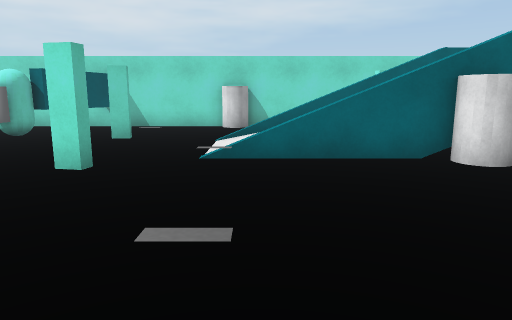
view 1 (above)

24 first-person views from a walk through a Unity game level. The camera is 1.2 m above the floor, tilts 10° down and sees 70° across. The floor is counted in squares, 1 m on a side. Each view is taken from the middle of a square. On the plan, view 1 faces up. The plan holds only what a view shows up to about 15 squares ahead; the rest is blank. The place goes on beyond the plan. Some surface patterns are stand-ins.

view 2
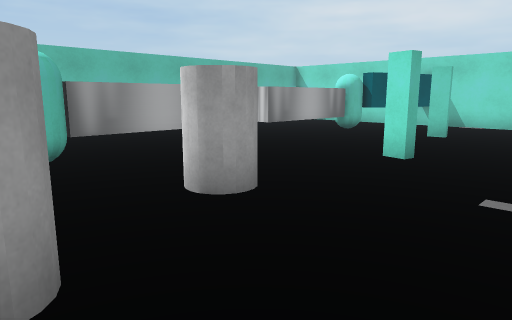

view 3
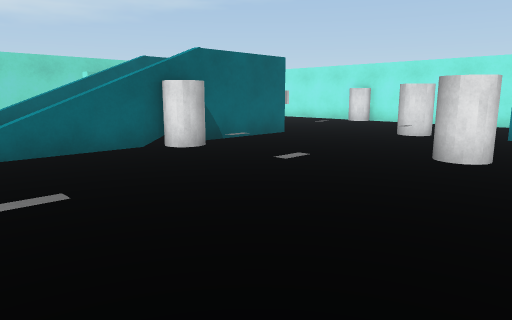

view 4
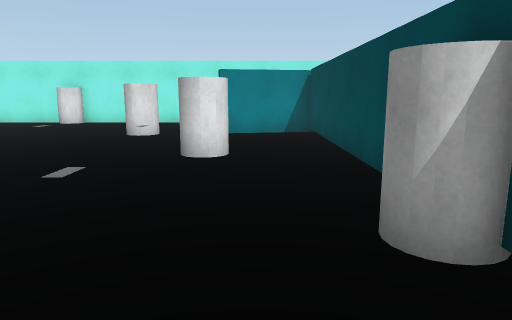

view 5
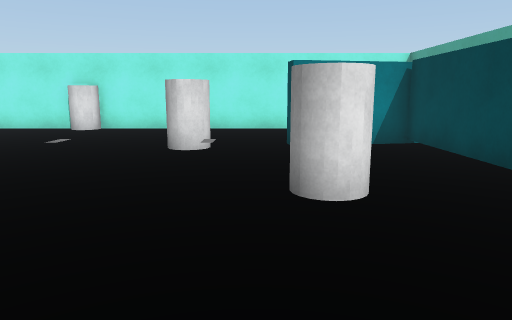

view 6
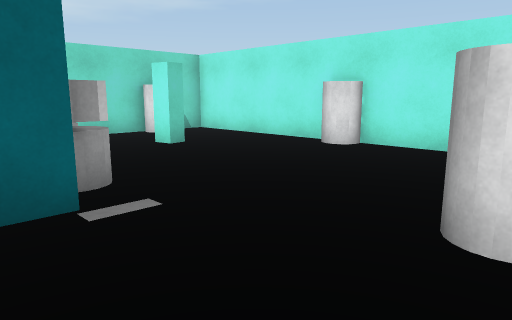

view 7
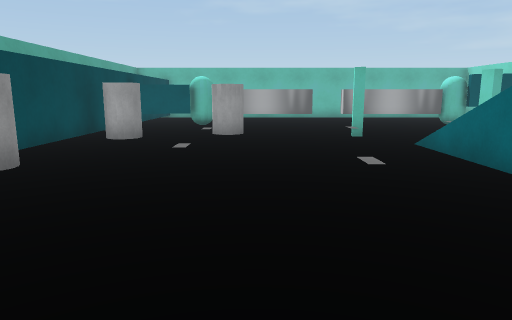

view 8
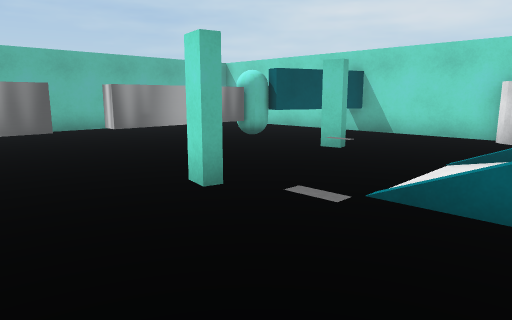

view 9
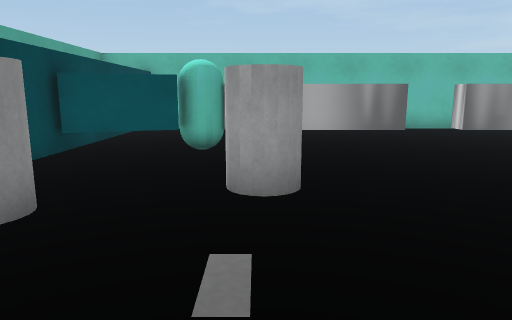

view 10
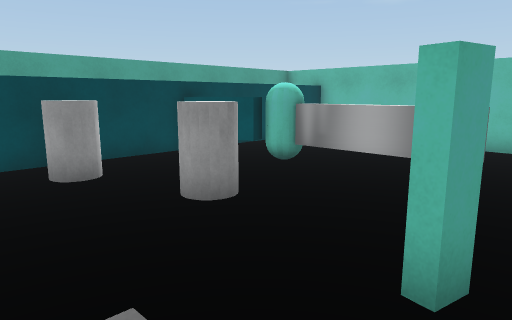

view 11
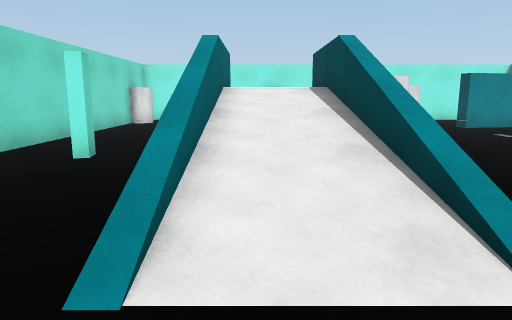

view 12
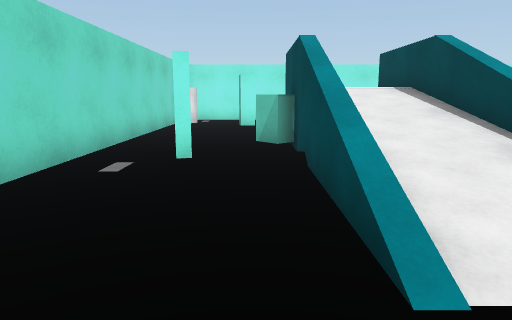

view 13
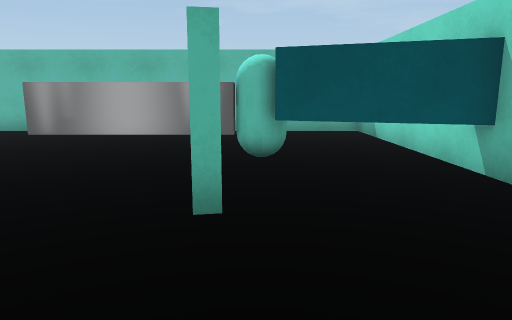

view 14
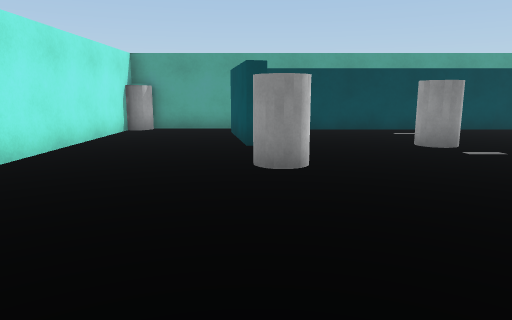

view 15
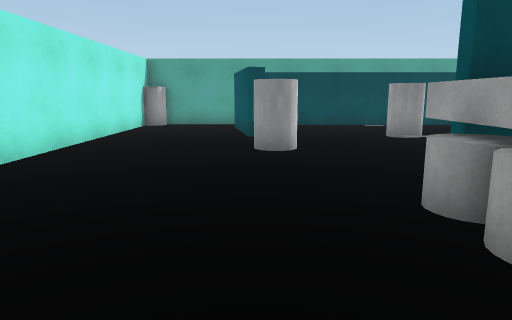

view 16
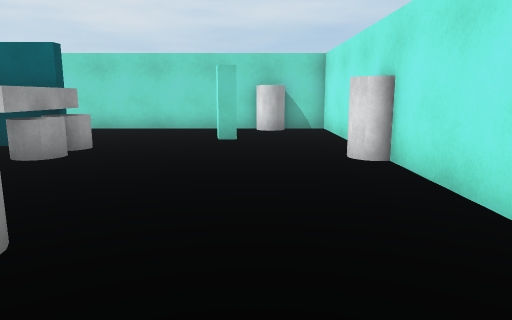

view 17
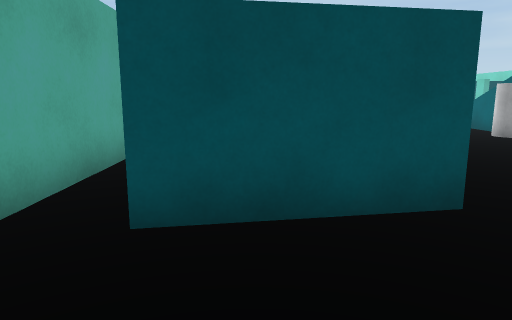

view 18
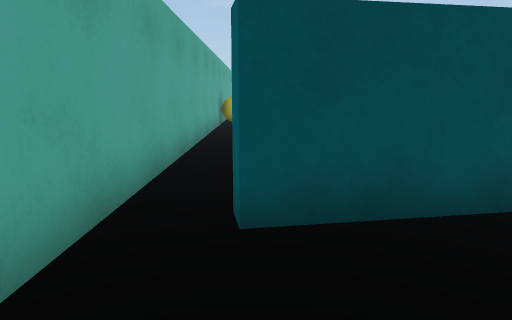

view 19
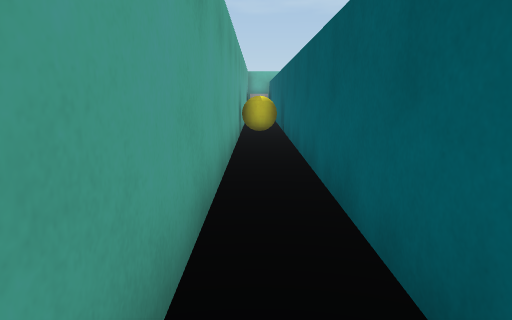

view 20
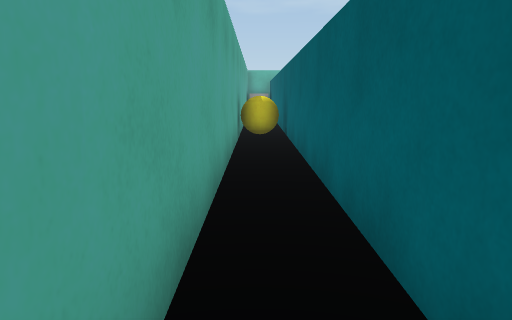

view 21
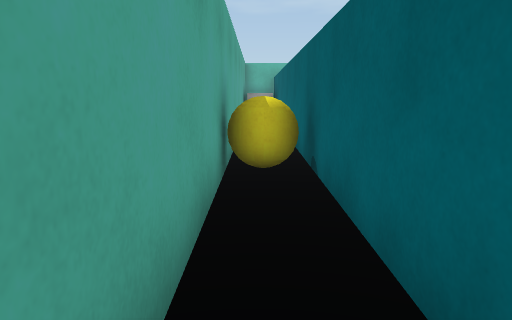

view 22
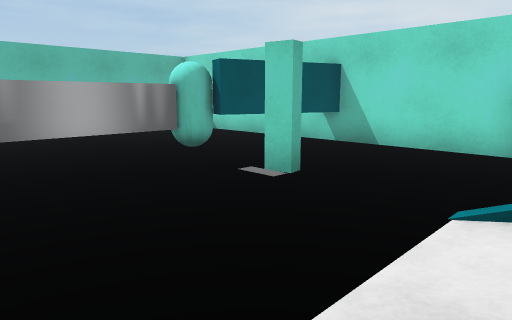

view 23
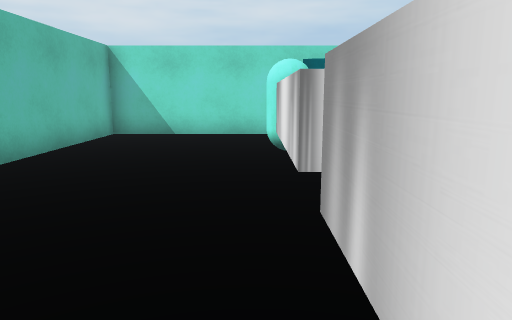

view 24
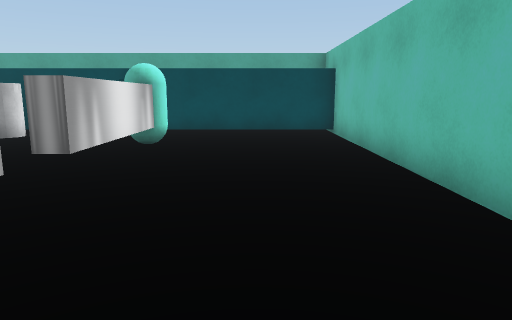

### Floor plan
Key: @ floor where view 1 was taken; # wall or solid block; x gap in a wall; . main floor; : floor 1.25 m higher than the main floor; / step, stairs or slope; = window, fence, low wall or low ledge; ^ raised ledge; T thing the floor can be seen under or through; C cylinder; A capsule; B block; Y yellow ball.
Columns run from 13 left of view 1 to 16 right of it. Each row starts with its distance up from view 1.
 15 ##############################
 14 #......T....CC............CC.#
 13 #......T..... ...............#
 12 #.....TT..... ...............#
 11 #....AA............B.........#
 10 #.....^.....//=x==#B#=#......#
  9 #.....^......//////:  C.....C#
  8 #.....^......//////:  C.....C#
  7 #.....^.....///x=C#===/......#
  6 #.........#......C...........#
  5 #.....^......................#
  4 #.....^................CC....#
  3 #.....^................CC....#
  2 #.....^..CC..................#
  1 #....AA............CC...#....#
  0 #.....TT...C.@..........#....#
 -1 #......T..CC...C........##...#
 -2 ##########################...#
 -3           ##YY..............C#
 -4            ###################

Where each view was taken, in squares from view 1:
view 1: 0 up, 0 right, facing up
view 2: 1 down, 0 right, facing up-left
view 3: 1 down, 1 left, facing up-right
view 4: 0 up, 1 left, facing right
view 5: 2 up, 2 right, facing right
view 6: 3 up, 7 right, facing up-right
view 7: 3 up, 8 right, facing left
view 8: 3 up, 1 right, facing up-left
view 9: 2 up, 1 right, facing left
view 10: 7 up, 0 right, facing down-left
view 11: 9 up, 3 left, facing right
view 12: 11 up, 3 left, facing right
view 13: 11 up, 0 right, facing left
view 14: 10 up, 11 right, facing down
view 15: 12 up, 11 right, facing down
view 16: 1 up, 13 right, facing up
view 17: 1 down, 15 right, facing left
view 18: 2 down, 15 right, facing left
view 19: 3 down, 11 right, facing left
view 20: 3 down, 10 right, facing left
view 21: 3 down, 5 right, facing left
view 22: 6 up, 0 right, facing up-left
view 23: 3 up, 8 left, facing up
view 24: 10 up, 10 left, facing down
